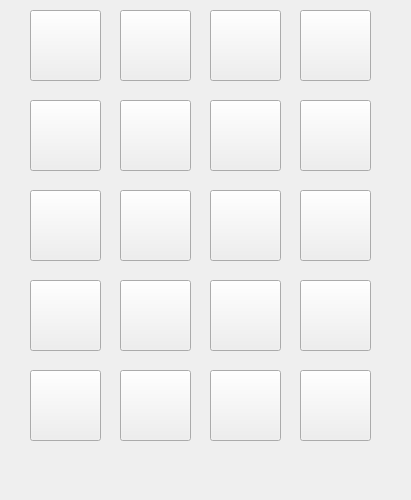
     <widget class="QWidget" name="scrollAreaWidgetContents">
      <property name="geometry">
       <rect>
        <x>0</x>
        <y>0</y>
        <width>411</width>
        <height>500</height>
       </rect>
      </property>
      <property name="minimumSize">
       <size>
        <width>411</width>
        <height>500</height>
       </size>
      </property>
      <widget class="QPushButton" name="pushButton_10">
       <property name="geometry">
        <rect>
         <x>30</x>
         <y>10</y>
         <width>71</width>
         <height>71</height>
        </rect>
       </property>
       <property name="styleSheet">
        <string notr="true">border-image: url(:/touxiang/beizi.jpg);</string>
       </property>
       <property name="text">
        <string/>
       </property>
      </widget>
      <widget class="QPushButton" name="pushButton_11">
       <property name="geometry">
        <rect>
         <x>120</x>
         <y>10</y>
         <width>71</width>
         <height>71</height>
        </rect>
       </property>
       <property name="styleSheet">
        <string notr="true">border-image: url(:/touxiang/blownbear.jpg);</string>
       </property>
       <property name="text">
        <string/>
       </property>
      </widget>
      <widget class="QPushButton" name="pushButton_12">
       <property name="geometry">
        <rect>
         <x>210</x>
         <y>10</y>
         <width>71</width>
         <height>71</height>
        </rect>
       </property>
       <property name="styleSheet">
        <string notr="true">border-image: url(:/touxiang/panda.jpg);</string>
       </property>
       <property name="text">
        <string/>
       </property>
      </widget>
      <widget class="QPushButton" name="pushButton_13">
       <property name="geometry">
        <rect>
         <x>300</x>
         <y>10</y>
         <width>71</width>
         <height>71</height>
        </rect>
       </property>
       <property name="styleSheet">
        <string notr="true">border-image: url(:/touxiang/icebear.jpg);</string>
       </property>
       <property name="text">
        <string/>
       </property>
      </widget>
      <widget class="QPushButton" name="pushButton_14">
       <property name="geometry">
        <rect>
         <x>30</x>
         <y>100</y>
         <width>71</width>
         <height>71</height>
        </rect>
       </property>
       <property name="styleSheet">
        <string notr="true">border-image: url(:/touxiang/dog.jpg);</string>
       </property>
       <property name="text">
        <string/>
       </property>
      </widget>
      <widget class="QPushButton" name="pushButton_15">
       <property name="geometry">
        <rect>
         <x>120</x>
         <y>100</y>
         <width>71</width>
         <height>71</height>
        </rect>
       </property>
       <property name="styleSheet">
        <string notr="true">border-image: url(:/touxiang/duolaameng.jpg);</string>
       </property>
       <property name="text">
        <string/>
       </property>
      </widget>
      <widget class="QPushButton" name="pushButton_16">
       <property name="geometry">
        <rect>
         <x>210</x>
         <y>100</y>
         <width>71</width>
         <height>71</height>
        </rect>
       </property>
       <property name="styleSheet">
        <string notr="true">border-image: url(:/touxiang/fenhongbao.jpg);</string>
       </property>
       <property name="text">
        <string/>
       </property>
      </widget>
      <widget class="QPushButton" name="pushButton_17">
       <property name="geometry">
        <rect>
         <x>300</x>
         <y>100</y>
         <width>71</width>
         <height>71</height>
        </rect>
       </property>
       <property name="styleSheet">
        <string notr="true">border-image: url(:/touxiang/girl.jpg);</string>
       </property>
       <property name="text">
        <string/>
       </property>
      </widget>
      <widget class="QPushButton" name="pushButton_18">
       <property name="geometry">
        <rect>
         <x>30</x>
         <y>190</y>
         <width>71</width>
         <height>71</height>
        </rect>
       </property>
       <property name="styleSheet">
        <string notr="true">border-image: url(:/touxiang/girl2.jpg);</string>
       </property>
       <property name="text">
        <string/>
       </property>
      </widget>
      <widget class="QPushButton" name="pushButton_19">
       <property name="geometry">
        <rect>
         <x>120</x>
         <y>190</y>
         <width>71</width>
         <height>71</height>
        </rect>
       </property>
       <property name="styleSheet">
        <string notr="true">border-image: url(:/touxiang/girl3.jpg);</string>
       </property>
       <property name="text">
        <string/>
       </property>
      </widget>
      <widget class="QPushButton" name="pushButton_20">
       <property name="geometry">
        <rect>
         <x>210</x>
         <y>190</y>
         <width>71</width>
         <height>71</height>
        </rect>
       </property>
       <property name="styleSheet">
        <string notr="true">border-image: url(:/touxiang/girl4.jpg);</string>
       </property>
       <property name="text">
        <string/>
       </property>
      </widget>
      <widget class="QPushButton" name="pushButton_21">
       <property name="geometry">
        <rect>
         <x>300</x>
         <y>190</y>
         <width>71</width>
         <height>71</height>
        </rect>
       </property>
       <property name="styleSheet">
        <string notr="true">border-image: url(:/touxiang/haimianbob.jpg);</string>
       </property>
       <property name="text">
        <string/>
       </property>
      </widget>
      <widget class="QPushButton" name="pushButton_22">
       <property name="geometry">
        <rect>
         <x>30</x>
         <y>280</y>
         <width>71</width>
         <height>71</height>
        </rect>
       </property>
       <property name="styleSheet">
        <string notr="true">border-image: url(:/touxiang/paidaxing.jpg);</string>
       </property>
       <property name="text">
        <string/>
       </property>
      </widget>
      <widget class="QPushButton" name="pushButton_23">
       <property name="geometry">
        <rect>
         <x>120</x>
         <y>280</y>
         <width>71</width>
         <height>71</height>
        </rect>
       </property>
       <property name="styleSheet">
        <string notr="true">border-image: url(:/touxiang/pig.jpg);</string>
       </property>
       <property name="text">
        <string/>
       </property>
      </widget>
      <widget class="QPushButton" name="pushButton_24">
       <property name="geometry">
        <rect>
         <x>210</x>
         <y>280</y>
         <width>71</width>
         <height>71</height>
        </rect>
       </property>
       <property name="styleSheet">
        <string notr="true">border-image: url(:/touxiang/shuaya.jpg);</string>
       </property>
       <property name="text">
        <string/>
       </property>
      </widget>
      <widget class="QPushButton" name="pushButton_25">
       <property name="geometry">
        <rect>
         <x>300</x>
         <y>280</y>
         <width>71</width>
         <height>71</height>
        </rect>
       </property>
       <property name="styleSheet">
        <string notr="true">border-image: url(:/touxiang/tom.jpg);</string>
       </property>
       <property name="text">
        <string/>
       </property>
      </widget>
      <widget class="QPushButton" name="pushButton_26">
       <property name="geometry">
        <rect>
         <x>30</x>
         <y>370</y>
         <width>71</width>
         <height>71</height>
        </rect>
       </property>
       <property name="styleSheet">
        <string notr="true">border-image: url(:/touxiang/xiaowanzi.jpg);</string>
       </property>
       <property name="text">
        <string/>
       </property>
      </widget>
      <widget class="QPushButton" name="pushButton_27">
       <property name="geometry">
        <rect>
         <x>120</x>
         <y>370</y>
         <width>71</width>
         <height>71</height>
        </rect>
       </property>
       <property name="styleSheet">
        <string notr="true">border-image: url(:/touxiang/xiaoxin.jpg);</string>
       </property>
       <property name="text">
        <string/>
       </property>
      </widget>
      <widget class="QPushButton" name="pushButton_28">
       <property name="geometry">
        <rect>
         <x>210</x>
         <y>370</y>
         <width>71</width>
         <height>71</height>
        </rect>
       </property>
       <property name="styleSheet">
        <string notr="true">border-image: url(:/touxiang/yazi.jpg);</string>
       </property>
       <property name="text">
        <string/>
       </property>
      </widget>
      <widget class="QPushButton" name="pushButton_29">
       <property name="geometry">
        <rect>
         <x>300</x>
         <y>370</y>
         <width>71</width>
         <height>71</height>
        </rect>
       </property>
       <property name="styleSheet">
        <string notr="true">border-image: url(:/touxiang/Simpson.jpg);</string>
       </property>
       <property name="text">
        <string/>
       </property>
      </widget>
     </widget>
